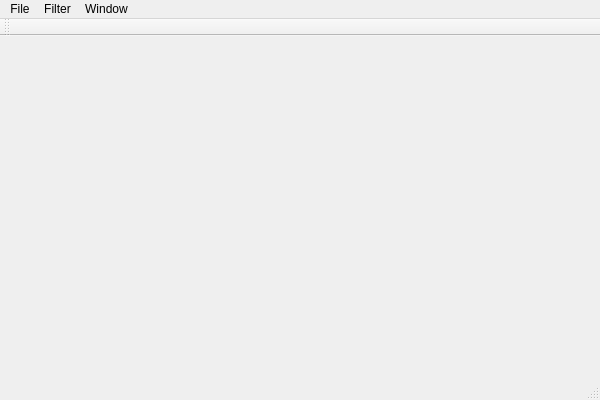
<?xml version="1.0" encoding="UTF-8"?>
<ui version="4.0">
 <class>MainWindow</class>
 <widget class="QMainWindow" name="MainWindow">
  <property name="geometry">
   <rect>
    <x>0</x>
    <y>0</y>
    <width>600</width>
    <height>400</height>
   </rect>
  </property>
  <property name="windowTitle">
   <string>MainWindow</string>
  </property>
  <widget class="QWidget" name="centralWidget"/>
  <widget class="QMenuBar" name="menuBar">
   <property name="geometry">
    <rect>
     <x>0</x>
     <y>0</y>
     <width>600</width>
     <height>21</height>
    </rect>
   </property>
   <widget class="QMenu" name="menuFile">
    <property name="title">
     <string>File</string>
    </property>
    <addaction name="actionOpen"/>
    <addaction name="actionClose"/>
    <addaction name="actionQuit"/>
   </widget>
   <widget class="QMenu" name="menuFilter">
    <property name="title">
     <string>Filter</string>
    </property>
    <addaction name="actionFind"/>
    <addaction name="actionTags"/>
   </widget>
   <widget class="QMenu" name="menuWindow">
    <property name="title">
     <string>Window</string>
    </property>
    <addaction name="actionTile"/>
    <addaction name="actionCascade"/>
    <addaction name="separator"/>
    <addaction name="actionNext_Window"/>
    <addaction name="actionPrevious_Window"/>
    <addaction name="actionSeparator"/>
   </widget>
   <addaction name="menuFile"/>
   <addaction name="menuFilter"/>
   <addaction name="menuWindow"/>
  </widget>
  <widget class="QToolBar" name="mainToolBar">
   <attribute name="toolBarArea">
    <enum>TopToolBarArea</enum>
   </attribute>
   <attribute name="toolBarBreak">
    <bool>false</bool>
   </attribute>
  </widget>
  <widget class="QStatusBar" name="statusBar"/>
  <action name="actionOpen">
   <property name="text">
    <string>Open</string>
   </property>
   <property name="shortcut">
    <string>Ctrl+Q</string>
   </property>
  </action>
  <action name="actionClose">
   <property name="text">
    <string>Close</string>
   </property>
   <property name="shortcut">
    <string>Ctrl+W</string>
   </property>
  </action>
  <action name="actionQuit">
   <property name="text">
    <string>Quit</string>
   </property>
   <property name="toolTip">
    <string>Quit</string>
   </property>
   <property name="shortcut">
    <string>Ctrl+Q</string>
   </property>
  </action>
  <action name="actionFind">
   <property name="text">
    <string>find</string>
   </property>
  </action>
  <action name="actionTags">
   <property name="text">
    <string>tags</string>
   </property>
  </action>
  <action name="actionTile">
   <property name="text">
    <string>Tile</string>
   </property>
  </action>
  <action name="actionCascade">
   <property name="text">
    <string>Cascade</string>
   </property>
  </action>
  <action name="actionNext_Window">
   <property name="text">
    <string>Next Window</string>
   </property>
  </action>
  <action name="actionPrevious_Window">
   <property name="text">
    <string>Previous Window</string>
   </property>
  </action>
  <action name="actionSeparator">
   <property name="text">
    <string>Separator Action</string>
   </property>
  </action>
 </widget>
 <layoutdefault spacing="6" margin="11"/>
 <resources/>
 <connections>
  <connection>
   <sender>actionQuit</sender>
   <signal>triggered()</signal>
   <receiver>MainWindow</receiver>
   <slot>close()</slot>
   <hints>
    <hint type="sourcelabel">
     <x>-1</x>
     <y>-1</y>
    </hint>
    <hint type="destinationlabel">
     <x>299</x>
     <y>199</y>
    </hint>
   </hints>
  </connection>
 </connections>
</ui>
